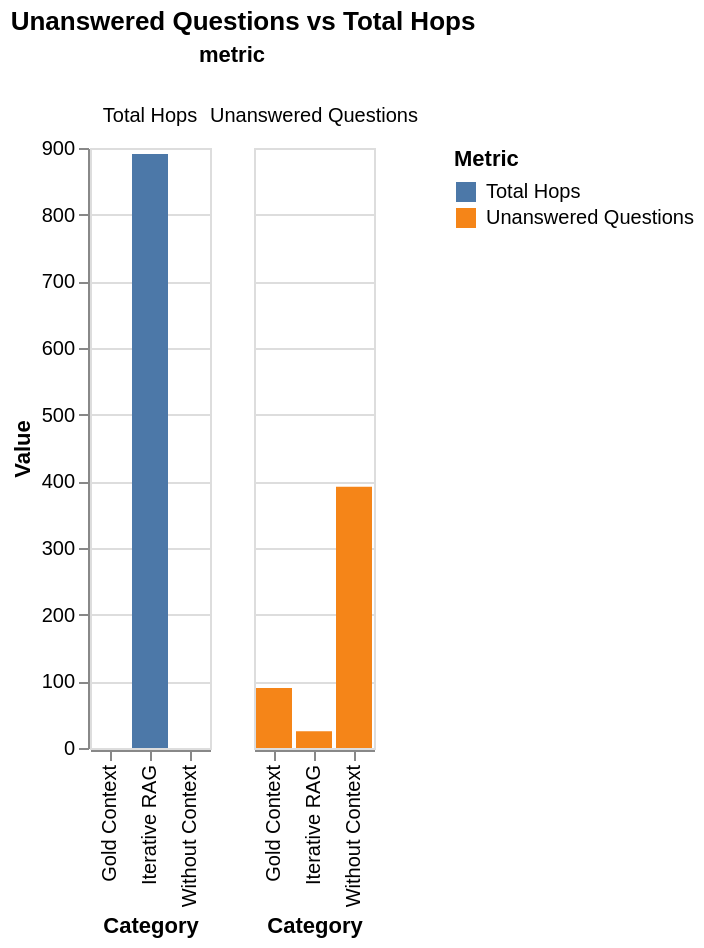

The Vega-Lite source for this figure:
### Vega-Lite specification from a JSON file in a GitHub repository (floating-point values rounded to 4 significant figures)
{"$schema": "https://vega.github.io/schema/vega-lite/v5.json", "title": "Unanswered Questions vs Total Hops", "data": {"values": [{"category": "Without Context", "metric": "Unanswered Questions", "value": 392}, {"category": "Without Context", "metric": "Total Hops", "value": 0}, {"category": "Gold Context", "metric": "Unanswered Questions", "value": 90}, {"category": "Gold Context", "metric": "Total Hops", "value": 0}, {"category": "Iterative RAG", "metric": "Unanswered Questions", "value": 25}, {"category": "Iterative RAG", "metric": "Total Hops", "value": 891}]}, "mark": "bar", "encoding": {"x": {"field": "category", "type": "nominal", "axis": {"title": "Category"}}, "y": {"field": "value", "type": "quantitative", "axis": {"title": "Value"}}, "color": {"field": "metric", "type": "nominal", "legend": {"title": "Metric"}}, "column": {"field": "metric", "type": "nominal"}}}
